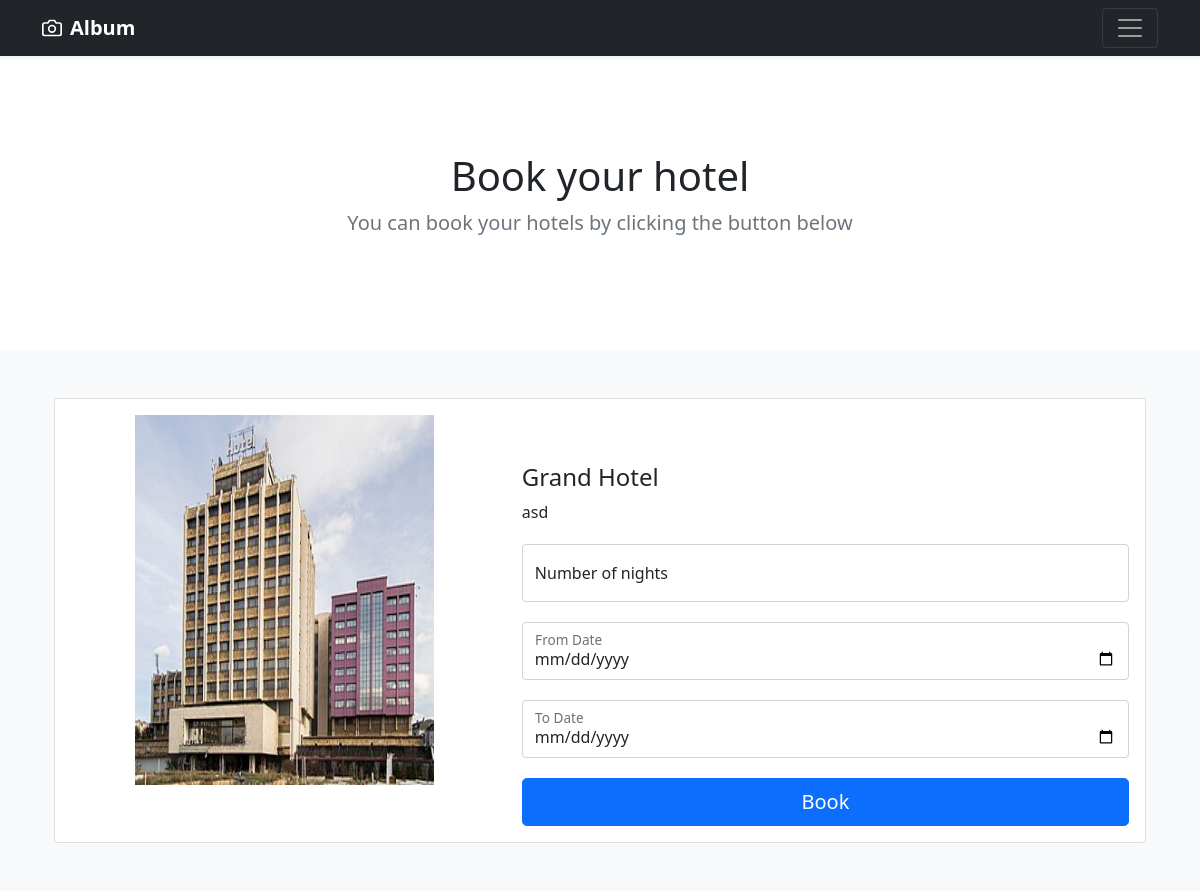
Page /details.php?id=1 on the committed database.
### tables this page shows
CREATE TABLE `hotels` (
  `id` int(255) NOT NULL,
  `hotel_name` varchar(255) NOT NULL,
  `hotel_desc` varchar(255) NOT NULL,
  `hotel_rating` varchar(255) NOT NULL,
  `hotel_image` varchar(255) DEFAULT NULL
);

### details.php (the view, shortened to what this page needs)
<?php
   include_once('database/config.php');
   $id = $_GET['id'];
   $sql = "SELECT * FROM hotels WHERE id=:id";
   $selectHotels = $conn->prepare($sql);
   $selectHotels->bindParam(":id",$id);
   $selectHotels->execute();
   $hotel_data = $selectHotels->fetch();
?>
 <!DOCTYPE html>
 <html>
 <head>
 	<link href="https://cdn.jsdelivr.net/npm/bootstrap@5.1.3/dist/css/bootstrap.min.css" rel="stylesheet">
  <link href="https://maxcdn.bootstrapcdn.com/font-awesome/4.7.0/css/font-awesome.min.css" rel="stylesheet">
 </head>
 <body>
 	<header>
  <div class="navbar navbar-dark bg-dark shadow-sm">
    <div class="container">
      <a href="#" class="navbar-brand d-flex align-items-center">
        <strong>Album</strong>
      </a>
      <button class="navbar-toggler" type="button" data-bs-toggle="collapse" data-bs-target="#navbarHeader" aria-controls="navbarHeader" aria-expanded="false" aria-label="Toggle navigation">
        <span class="navbar-toggler-icon"></span>
      </button>
    </div>
  </div>
</header>
 	<section class="py-5 text-center container">
    <div class="row py-lg-5">
      <div class="col-lg-6 col-md-8 mx-auto">
        <h1 class="fw-light">Book your hotel</h1>
        <p class="lead text-muted">You can book your hotels by clicking the button below</p>
      </div>
    </div>
  </section>
  <div class="album py-5 bg-light">
    <div class="container">
      <div class="container">
    <div class="card">
        <div class="card-body">
            <div class="row">
                <div class="col-lg-5 col-md-5 col-sm-6">
                    <div class="white-box text-center" style="width: 100%;height: 100%;"><img src="hotel_images/<?php echo $hotel_data['hotel_image'];  ?>" class="img-responsive" style="width: 70%; height: 90%;"></div>
                </div>
                <div class="col-lg-7 col-md-7 col-sm-6">
                    <h4 class="box-title mt-5"><?php echo $hotel_data['hotel_name']; ?></h4>
                    <p><?php echo $hotel_data['hotel_desc']; ?></p>
                    <form action="book.php" method="post">
                    <div class="form-floating">
                      <input type="number" class="form-control" id="floatingInput" placeholder="Number of nights" name="nr_nights" >
                      <label for="floatingInput">Number of nights</label>
                    </div>
                    <div class="form-floating">
                      <input type="date" class="form-control" id="floatingInput" placeholder="From" name="start_date" >
                      <label for="floatingInput">From Date</label>
                    </div>
                     <div class="form-floating">
                      <input type="date" class="form-control" id="floatingInput" placeholder="To" name="end_date" >
                      <label for="floatingInput">To Date</label>
                    </div>
                    <button class="w-100 btn btn-lg btn-primary" type="submit" name="submit">Book</button>
                  </form>
                </div>
            </div>
        </div>
    </div>
 </body>
 </html>

### details.php (style rules this page uses)
.form-floating { margin: 20px 0; }

### rows in the picture
hotels: hotel_image (picture), hotel_name "Grand Hotel", hotel_desc "asd"
